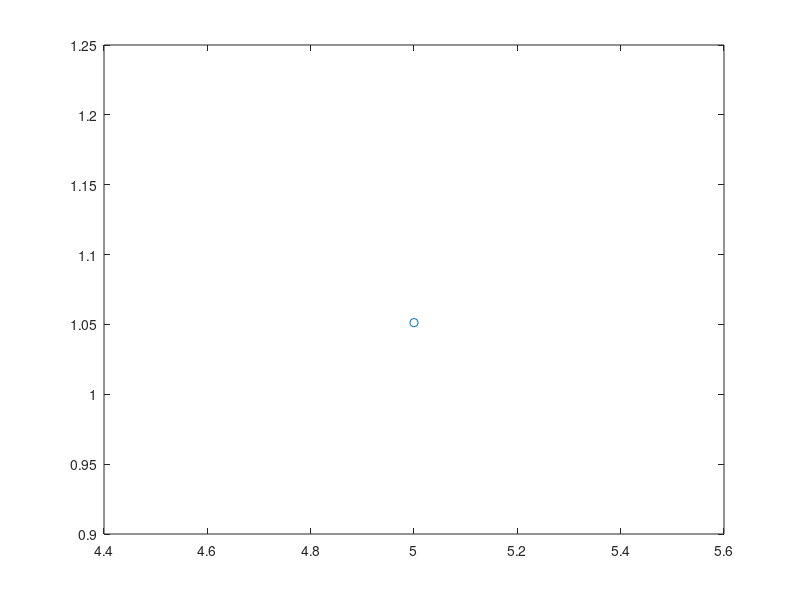

MATLAB code for this plot:
f_start=input('Set the Start @(Hz) :   ');
%     f_start=900;

%% Setting frequency Stop
f_stop=input('Set the  STOP @(Hz) :   ');
%     f_stop=2250;

%% Setting frequency STEP
f_step=input('Set the  STEP @(Hz) :   ');
   
%% Sweep do marker conforme frequencias operac. and Step's
% Salvando o Arquivo com  nome e extensao desejado
filename01 = sprintf('Marker_datazzzzzzzzzz.txt');
fname = filename01;
fid1 = fopen(filename01,'wt');
% print the header to the file
fprintf(fid1, '%s\t %20s\n\n', 'PointS', 'Y-Exit');   % linha de indentificao das colunas e nomes

for point = f_start:f_step:f_stop   
    %           
    Y = exp(point/100);
    plot(point,Y,'-o')
     hold on
    pause(1);

%% append information to data.txt 
%             fprintf(fid1,'%g %25s\n', [point(:),Y(:)].'); 
fprintf(fid1,'%g %25s\n', [point,Y].');         
end 

% close the file outside of the loop
fclose(fid1);   
hold off